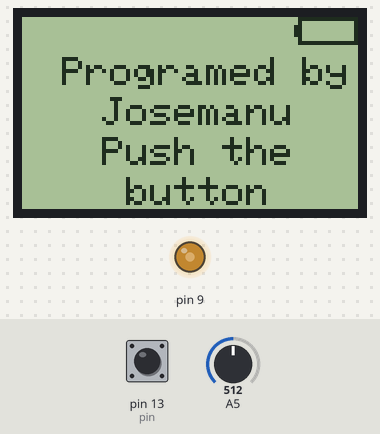
Recording of a sketch running on a simulated Arduino Uno, built with avr-gcc and run on an emulated ATmega328P. Parts: 84×48 one-colour display, output pins drawn as LEDs (lit = HIGH). Inputs (shaded band) come from the test bench; at power-on: A5 = 512, pin 13 (pin) HIGH. The display library's start-up logo is not drawn.

Above: at 3.2 s.
3.3 s: A5 set to 626
4.8 s: A5 set to 659
At 5.1 s:
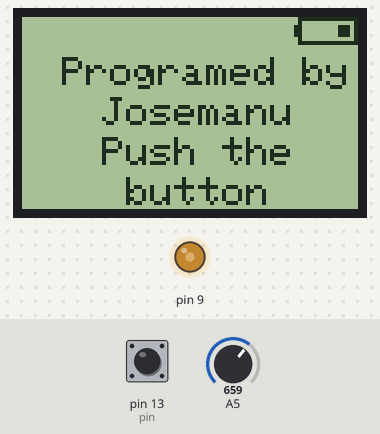
6.3 s: pin 13 (pin) pulled LOW for 0.15 s
At 7.5 s:
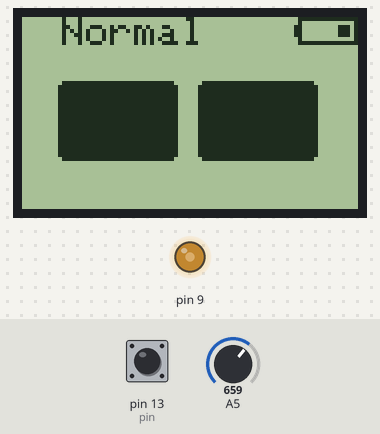
7.9 s: pin 13 (pin) pulled LOW for 1 s
At 9.0 s:
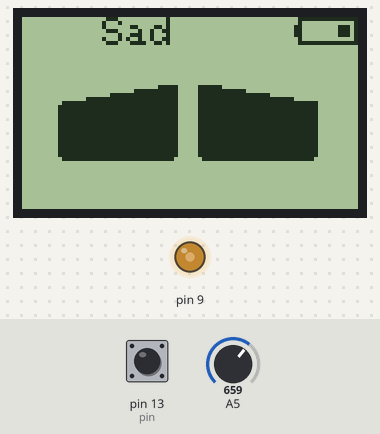
10.4 s: pin 13 (pin) pulled LOW for 0.15 s
At 10.8 s:
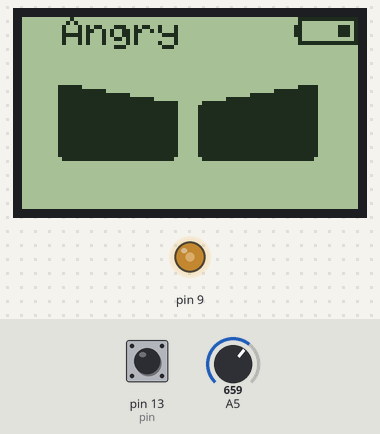
12.0 s: A5 set to 634
At 13.4 s:
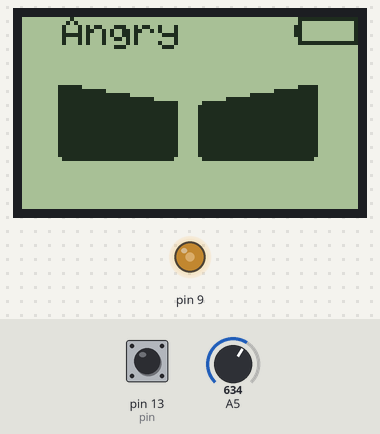
Timing chart, 0 to 14.5 s (numbered marks = the images above; inputs shaded):
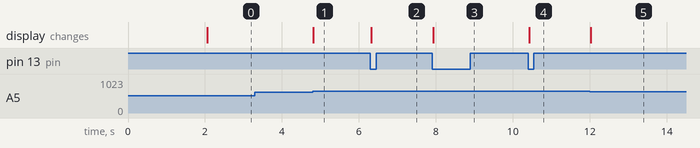

The sketch:

Micro_micro_faces.ino
```cpp
/*********************************************************************
  This sketch is a demostration of use for the autonomous
  Arduino Micro with Nokia 5110 screen and lipo batterie.

  All the libraries used were developed by Adafruit

  Programed by Josemanu
      @Ardumania_JManu

  Version 0.1 26/8/2021

*********************************************************************/

#include <SPI.h>
#include <Adafruit_GFX.h>
#include <Adafruit_PCD8544.h>


// Software SPI (slower updates, more flexible pin options):
// Adafruit_PCD8544(SCLK, DIN, D/C, CS, RST)

// My breakout board:
// pin 7 - Serial clock out (SCLK)
// pin 6 - Serial data out (DIN)
// pin 5 - Data/Command select (D/C)
// pin 4 - LCD chip select (CS)
// pin 3 - LCD reset (RST)

Adafruit_PCD8544 display = Adafruit_PCD8544(7, 6, 5, 4, 3);
// digital pin 9 (with PWM) is used for backlitgh,
// use values between 0 and 168 (3.3v)

// digital pin 13 is used for push button with INPUYT_PULLUP
int pin = 13;


// these variables are needed for the push button
// connected to pin 13
int lastState = 0;
int actualState;
int counter = 0;
int pinForStateChange = 13;

// each level is a diferent screen
int level = 0;

int posXleft = 9;
int posYleft = 16;
int posXright = 44;
int posYright = 16;
int radius = 2;

void setup()   {

  pinMode(pin, INPUT_PULLUP);

  display.begin();    // init done

  // turn on backlight
  pinMode(9, OUTPUT);
  analogWrite(9, 120);

  // you can change the contrast around to adapt the display
  // for the best viewing!
  display.setContrast(50);

  display.display(); // show Adafruit logo for 2 seconds
  delay(2000);
}


void loop() {

  // if de push button change its state then the screen
  // changes too
  if(hasChanged(pinForStateChange)){
    level++;
    if (level > 4){
    level = 1;  // haha level 0 only be shown for the first time
    }
  }

  display.clearDisplay();  // clear screen and buffer

  // this function displays the batterie level
  drawBatterieStatus();

  switch (level){
    case 0:
      // begining function
      presentation();
       break;
    case 1:
      // first face, normal
      normal_face();
        break;
    case 2:
      // second face, sad
      sad_face();
      break;
    case 3:
      // third face, angry
      angry_face();
      break;

//               IMPORTANT
//  the order of the pins are, from left to right:
//        A3, A2, A1, 12, 11 and 10

    case 4:
      // fourth face, skeptic
      skeptic_face();
      break;
  }

  display.display(); // show data on screen
}

// analog pin A5 is used for measure batterie level.
// we need some bitmaps to show the batterie level.
static const unsigned char PROGMEM bat_full_bmp[] ={
  B01111111, B11111111,
  B01000000, B00000001,
  B11011101, B11011101,
  B11011101, B11011101,
  B11011101, B11011101,
  B01000000, B00000001,
  B01111111, B11111111
};
static const unsigned char PROGMEM bat_half_bmp[] ={
  B01111111, B11111111,
  B01000000, B00000001,
  B11000001, B11011101,
  B11000001, B11011101,
  B11000001, B11011101,
  B01000000, B00000001,
  B01111111, B11111111
};
static const unsigned char PROGMEM bat_empty_bmp[] ={
  B01111111, B11111111,
  B01000000, B00000001,
  B11000000, B00011101,
  B11000000, B00011101,
  B11000000, B00011101,
  B01000000, B00000001,
  B01111111, B11111111
};
static const unsigned char PROGMEM bat_panic_bmp[] ={
  B01111111, B11111111,
  B01000000, B00000001,
  B11000000, B00000001,
  B11000000, B00000001,
  B11000000, B00000001,
  B01000000, B00000001,
  B01111111, B11111111
};
```

batterie_status.ino
```cpp
void drawBatterieStatus(){
  // analog pin A5 is used for measure batterie level.
  int measure = analogRead(A5);

  // now the dificult part: 1023 corresponds to 5.0v
  // but our batterie is 4.2v at full charge and
  // 2.8v when empty, this is betwin 860 and 573, and
  // the nominal voltage (3.7v) is 757

  if(measure >= 788){
    display.drawBitmap(68, 0,  bat_full_bmp, 16, 7, 1);
  }else if(measure < 787 && measure >= 716){
    display.drawBitmap(68, 0,  bat_half_bmp, 16, 7, 1);
  }else if(measure < 715 && measure >= 644){
    display.drawBitmap(68, 0,  bat_empty_bmp, 16, 7, 1);
  }else if(measure < 643){
    display.drawBitmap(68, 0,  bat_panic_bmp, 16, 7, 1);
  }
}
```

functions_for_faces.ino
```cpp
void presentation(){

  display.setTextSize(1);
  display.setTextColor(BLACK);
  display.setCursor(10, 10);
  display.println("Programed by");
  display.setCursor(20, 20);
  display.println("Josemanu");
  display.setCursor(20, 30);
  display.println("Push the");
  display.setCursor(26, 40);
  display.println("button");
}

void normal_face(){
  display.setTextColor(BLACK);
  display.setTextSize(1);
  display.setCursor(10, 0);
  display.println("Normal");
  display.fillRoundRect(posXleft, posYleft, 30, 20, radius, BLACK);
  display.fillRoundRect(posXright, posYright, 30, 20, radius, BLACK);
}

void sad_face(){
  display.setTextColor(BLACK);
  display.setTextSize(1);
  display.setCursor(20, 0);
  display.println("Sad");
  display.fillRoundRect(posXleft, posYleft, 30, 20, radius, BLACK);
  display.fillRoundRect(posXright, posYright, 30, 20, radius, BLACK);
  display.fillTriangle(posXleft, posYleft,
                       posXleft+30, posYleft,
                       posXleft, posYleft+5 , WHITE);
  display.fillTriangle(posXright, posYleft,
                       posXright+30, posYleft,
                       posXright+30, posYleft+5, WHITE);
}

void angry_face(){
  display.setTextColor(BLACK);
  display.setTextSize(1);
  display.setCursor(10, 0);
  display.println("Angry");
  display.fillRoundRect(posXleft, posYleft, 30, 20, radius, BLACK);
  display.fillRoundRect(posXright, posYright, 30, 20, radius, BLACK);
  display.fillTriangle(posXleft, posYleft,
                       posXleft+30, posYleft,
                       posXleft+30, posYleft+5 , WHITE);
  display.fillTriangle(posXright, posYleft,
                       posXright+30, posYleft,
                       posXright, posYleft+5, WHITE);
}

void skeptic_face(){
  display.setTextColor(BLACK);
  display.setTextSize(1);
  display.setCursor(10, 0);
  display.println("Skeptic");
  display.fillRoundRect(posXleft, posYleft, 30, 20, radius, BLACK);
  display.fillRoundRect(posXright, posYright, 30, 20, radius, BLACK);
  display.fillTriangle(posXright, posYleft,
                       posXright+30, posYleft,
                       posXright, posYleft+5, WHITE);
}
```

hasChanged.ino
```cpp
boolean hasChanged(int p){
  actualState = digitalRead(p);

//  delay(50);                     // debounce

  if (lastState != actualState)  // there was a chage in p state
  {
    counter++;                   // count state changes
    int isPair = counter % 2;    // only want pair numbers
    if (isPair != 1)
    {
      lastState = actualState;
      return true;
    }else{
      lastState = actualState;
      return false;
    }

  }else return false;
}
```

Measured:
- the behaviour switches between 642 and 643 on A5 (found by bisection; images 0 and 1)
- after the input at 3.3 s, every drawn part: stays the same
- after the input at 4.8 s, the display: changes at once (image 1)
- after the input at 6.3 s, the display: changes at once (image 2)
- after the input at 7.9 s, the display: changes at once (image 3)
- after the input at 10.4 s, the display: changes at once (image 4)
- after the input at 12.0 s, the display: changes at once (image 5)
